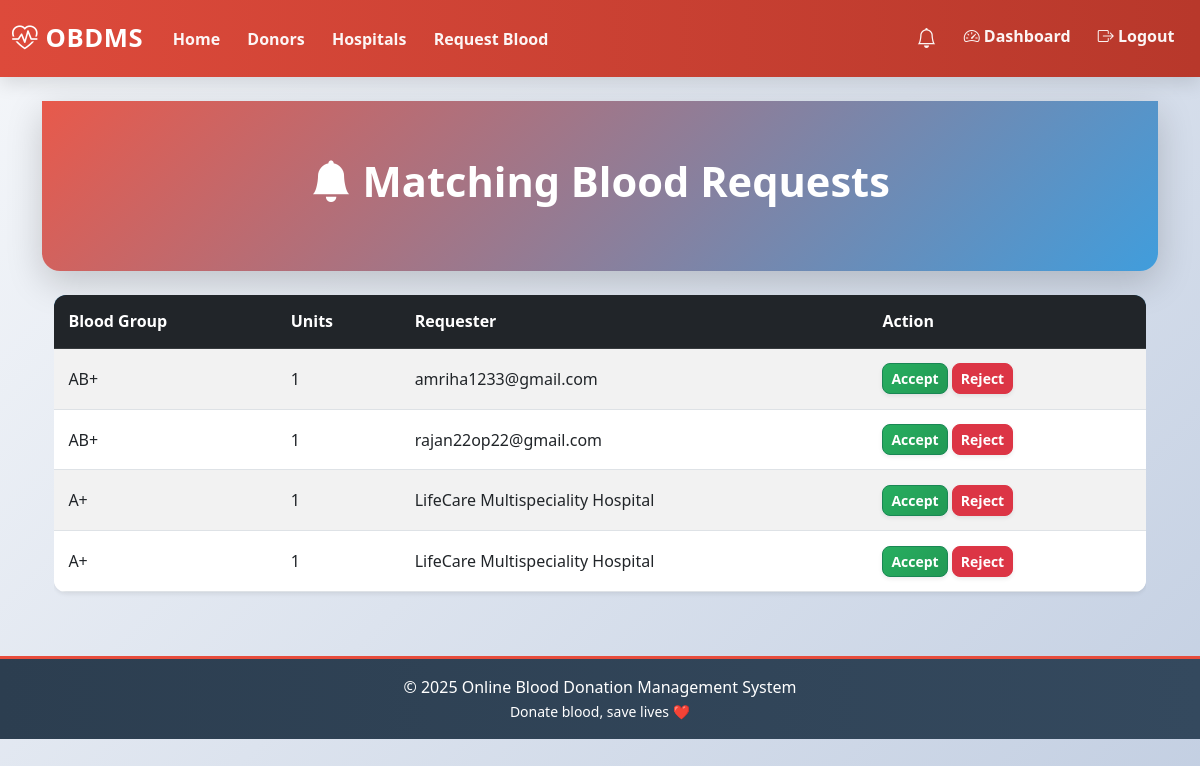
/donors/requests/ (signed in), run on the app's committed database.
### blood_requests/models.py (models this page shows, shortened)
class RequestMatch(models.Model):
    request = models.ForeignKey(
        BloodRequest,
        on_delete=models.CASCADE,
        related_name="matches",
    )
    donor = models.ForeignKey(
        Donor,
        on_delete=models.CASCADE,
        related_name="matches",
    )
    notified = models.BooleanField(default=False)
    accepted = models.BooleanField(null=True, blank=True)
    created_at = models.DateTimeField(auto_now_add=True)
    class Meta:
        constraints = [
            models.UniqueConstraint(
                fields=["request", "donor"],
                name="unique_request_donor_match",
            )
        ]

class BloodRequest(models.Model):
    STATUS_CHOICES = [
        ("open", "Open"),
        ("matched", "Matched"),
        ("fulfilled", "Fulfilled"),
        ("cancelled", "Cancelled"),
    ]
    requested_by = models.ForeignKey(
        User,
        on_delete=models.CASCADE,
        related_name="blood_requests",
    )
    hospital = models.ForeignKey(
        Hospital,
        on_delete=models.SET_NULL,
        null=True,
        blank=True,
        related_name="blood_requests",
    )
    blood_group = models.CharField(
        max_length=5,
        choices=BLOOD_GROUP_CHOICES,
    )
    units_required = models.PositiveIntegerField()
    city = models.CharField(max_length=100)
    contact_info = models.CharField(max_length=200)
    status = models.CharField(
        max_length=20,
        choices=STATUS_CHOICES,
        default="open",
    )
    created_at = models.DateTimeField(auto_now_add=True)
    class Meta:
        ordering = ["-created_at"]

### hospitals/models.py (models this page shows, shortened)
class Hospital(models.Model):
    CATEGORY_CHOICES = [
        ("government", "Government"),
        ("private", "Private"),
        ("trust", "Trust"),
        ("clinic", "Clinic"),
    ]
    user = models.OneToOneField(
        User,
        on_delete=models.CASCADE,
        related_name="hospital",
    )
    hospital_name = models.CharField(max_length=200)
    category = models.CharField(max_length=20, choices=CATEGORY_CHOICES)
    contact_person = models.CharField(max_length=100)
    phone = models.CharField(max_length=15)
    address = models.TextField()
    state = models.CharField(max_length=100)
    city = models.CharField(max_length=100)
    licence_number = models.CharField(
        max_length=50,
        unique=True,
        help_text="Government issued hospital licence number",
    )
    created_at = models.DateTimeField(auto_now_add=True)
    class Meta:
        ordering = ["hospital_name"]

### donors/views.py (the view)
@login_required
def donor_matching_requests(request):
    donor = get_object_or_404(Donor, user=request.user)
    matches = RequestMatch.objects.filter(
        donor=donor,
        accepted__isnull=True,
        request__status="open",
    ).select_related("request")
    return render(request, "donor/matching_requests.html", {
        "matches": matches,
    })

### templates/donor/matching_requests.html (shortened to what this page needs)
{% extends "base.html" %}
{% block content %}
<div class="page-header mb-4">
  <h1><i class="bi bi-bell-fill"></i> Matching Blood Requests</h1>
</div>
<div class="container">
  {% if matches %}
    <div class="table-responsive">
      <table class="table table-striped align-middle">
        <thead class="table-dark">
          <tr>
            <th>Blood Group</th>
            <th>Units</th>
            <th>Requester</th>
            <th>Action</th>
          </tr>
        </thead>
        <tbody>
          {% for m in matches %}
          <tr>
            <td>{{ m.request.blood_group }}</td>
            <td>{{ m.request.units_required }}</td>
            <td>
              {% if m.request.hospital %}
                {{ m.request.hospital.hospital_name }}
              {% else %}
                {{ m.request.requested_by.username }}
              {% endif %}
            </td>
            <td>
              <a href="{% url 'donors:respond-request' m.id 'accept' %}"
                 class="btn btn-sm btn-success"
                 onclick="return confirm('Accept this blood request?');">
                Accept
              </a>
              <a href="{% url 'donors:respond-request' m.id 'reject' %}"
                 class="btn btn-sm btn-danger"
                 onclick="return confirm('Reject this blood request?');">
                Reject
              </a>
            </td>
          </tr>
          {% endfor %}
        </tbody>
      </table>
    </div>
  {% else %}
    <div class="alert alert-info">
      No matching requests at the moment.
    </div>
  {% endif %}
</div>
{% endblock %}

### static/style.css (style rules this page uses)
:root { --primary-color: #e74c3c; --secondary-color: #3498db; --success-color: #27ae60; --warning-color: #f39c12; --danger-color: #e74c3c; --light-color: #ecf0f1; --dark-color: #2c3e50; --gradient-primary: linear-gradient(135deg, #e74c3c, #c0392b); --gradient-secondary: linear-gradient(135deg, #3498db, #2980b9); --gradient-success: linear-gradient(135deg, #27ae60, #229954); --shadow-sm: 0 2px 4px rgba(0,0,0,.08); --shadow-md: 0 6px 18px rgba(0,0,0,.12); --shadow-lg: 0 12px 36px rgba(0,0,0,.18); --transition: all .28s cubic-bezier(.4,0,.2,1); }
* { margin: 0; padding: 0; box-sizing: border-box; }
html, body { font-family: "Segoe UI", system-ui, sans-serif; background: linear-gradient(135deg, #f5f7fa, #c3cfe2); min-height: 100vh; color: var(--dark-color); }
.page-header, .hero { background: linear-gradient(135deg, rgba(231,76,60,.92), rgba(52,152,219,.92)); color: #fff; padding: 3.5rem 1.5rem; text-align: center; border-radius: 0 0 18px 18px; box-shadow: var(--shadow-lg); margin-bottom: 2rem; }
.page-header h1, .hero h1 { font-size: 2.6rem; font-weight: 800; }
.table { background: #fff; border-radius: 12px; overflow: hidden; box-shadow: var(--shadow-sm); }
.table thead { background: var(--gradient-secondary); color: #fff; }
.table th, .table td { padding: .9rem; vertical-align: middle; }
.btn { border-radius: 8px; font-weight: 700; transition: var(--transition); box-shadow: var(--shadow-sm); }
.btn-success { background: var(--gradient-success); color: #fff; }

### data on the page
RequestMatch: request.blood_group "AB+", request.units_required "1", request.requested_by.username "amriha1233@gmail.com"
RequestMatch: request.blood_group "AB+", request.units_required "1", request.requested_by.username "rajan22op22@gmail.com"
RequestMatch: request.blood_group "A+", request.units_required "1", request.hospital.hospital_name "LifeCare Multispeciality Hospital"
RequestMatch: request.blood_group "A+", request.units_required "1", request.hospital.hospital_name "LifeCare Multispeciality Hospital"
